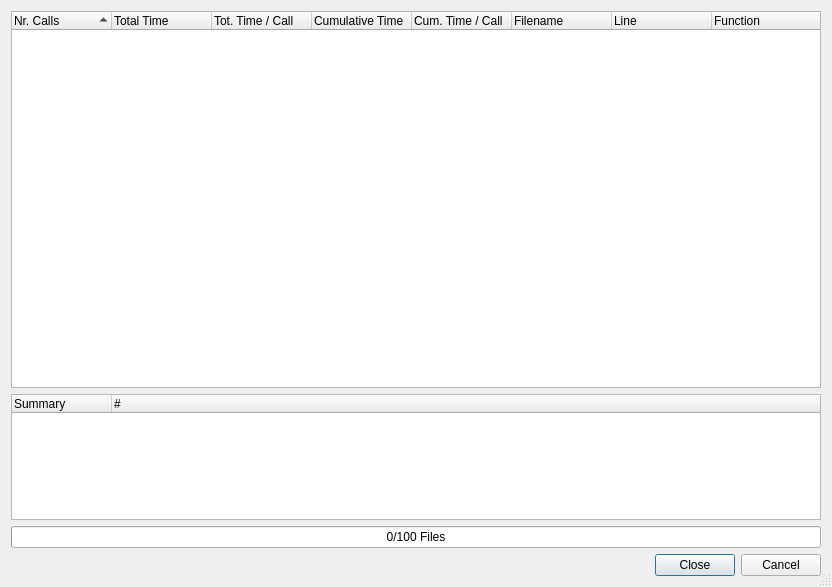
<?xml version="1.0" encoding="UTF-8"?>
<ui version="4.0">
 <class>PyProfileDialog</class>
 <widget class="QDialog" name="PyProfileDialog">
  <property name="geometry">
   <rect>
    <x>0</x>
    <y>0</y>
    <width>832</width>
    <height>587</height>
   </rect>
  </property>
  <property name="sizePolicy">
   <sizepolicy hsizetype="Expanding" vsizetype="Expanding">
    <horstretch>0</horstretch>
    <verstretch>3</verstretch>
   </sizepolicy>
  </property>
  <property name="windowTitle">
   <string>Profile Results</string>
  </property>
  <property name="whatsThis">
   <string>&lt;b&gt;Profile Results&lt;/b&gt;
&lt;p&gt;This dialog shows the profile results.&lt;/p&gt;</string>
  </property>
  <property name="sizeGripEnabled">
   <bool>true</bool>
  </property>
  <layout class="QVBoxLayout">
   <item>
    <widget class="QTreeWidget" name="resultList">
     <property name="sizePolicy">
      <sizepolicy hsizetype="Expanding" vsizetype="Expanding">
       <horstretch>0</horstretch>
       <verstretch>3</verstretch>
      </sizepolicy>
     </property>
     <property name="whatsThis">
      <string>&lt;b&gt;Profile Results&lt;/b&gt;
&lt;p&gt;This list shows the profile results. There are several actions available via the context menu.&lt;/p&gt;</string>
     </property>
     <property name="alternatingRowColors">
      <bool>true</bool>
     </property>
     <property name="rootIsDecorated">
      <bool>false</bool>
     </property>
     <property name="itemsExpandable">
      <bool>false</bool>
     </property>
     <property name="sortingEnabled">
      <bool>true</bool>
     </property>
     <column>
      <property name="text">
       <string>Nr. Calls</string>
      </property>
     </column>
     <column>
      <property name="text">
       <string>Total Time</string>
      </property>
     </column>
     <column>
      <property name="text">
       <string>Tot. Time / Call</string>
      </property>
     </column>
     <column>
      <property name="text">
       <string>Cumulative Time</string>
      </property>
     </column>
     <column>
      <property name="text">
       <string>Cum. Time / Call</string>
      </property>
     </column>
     <column>
      <property name="text">
       <string>Filename</string>
      </property>
     </column>
     <column>
      <property name="text">
       <string>Line</string>
      </property>
     </column>
     <column>
      <property name="text">
       <string>Function</string>
      </property>
     </column>
    </widget>
   </item>
   <item>
    <widget class="QTreeWidget" name="summaryList">
     <property name="sizePolicy">
      <sizepolicy hsizetype="Expanding" vsizetype="Expanding">
       <horstretch>0</horstretch>
       <verstretch>1</verstretch>
      </sizepolicy>
     </property>
     <property name="whatsThis">
      <string>&lt;b&gt;Summary&lt;/b&gt;
&lt;p&gt;This shows some overall profile data. There are several actions available via the context menu.&lt;/p&gt;</string>
     </property>
     <property name="alternatingRowColors">
      <bool>true</bool>
     </property>
     <property name="rootIsDecorated">
      <bool>false</bool>
     </property>
     <property name="itemsExpandable">
      <bool>false</bool>
     </property>
     <column>
      <property name="text">
       <string>Summary</string>
      </property>
     </column>
     <column>
      <property name="text">
       <string>#</string>
      </property>
     </column>
    </widget>
   </item>
   <item>
    <widget class="QProgressBar" name="checkProgress">
     <property name="toolTip">
      <string>Shows the progress of the profile data calculation</string>
     </property>
     <property name="value">
      <number>0</number>
     </property>
     <property name="orientation">
      <enum>Qt::Horizontal</enum>
     </property>
     <property name="format">
      <string>%v/%m Files</string>
     </property>
    </widget>
   </item>
   <item>
    <widget class="QDialogButtonBox" name="buttonBox">
     <property name="orientation">
      <enum>Qt::Horizontal</enum>
     </property>
     <property name="standardButtons">
      <set>QDialogButtonBox::Cancel|QDialogButtonBox::Close</set>
     </property>
    </widget>
   </item>
  </layout>
 </widget>
 <pixmapfunction>qPixmapFromMimeSource</pixmapfunction>
 <tabstops>
  <tabstop>resultList</tabstop>
  <tabstop>summaryList</tabstop>
 </tabstops>
 <resources/>
 <connections/>
</ui>
